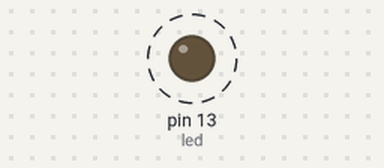
Bench run of a sketch on a simulated Arduino Uno, built with avr-gcc and run on an emulated ATmega328P. On the bench: output pins drawn as LEDs (lit = HIGH). Dashed ring = blinking.

Above: at 0.16 s.
Timing chart, 0 to 3.0 s (numbered marks = the images above):
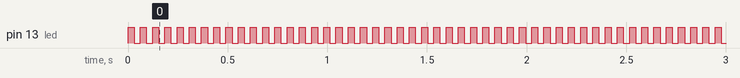

The sketch:

analogWrite.ino
```cpp
int led = 13;
int brightness = 0;
int fade = 5;

void setup() {
  // put your setup code here, to run once:
  pinMode(led,OUTPUT);
}

void loop() {
  // put your main code here, to run repeatedly:
  analogWrite(led,brightness);
  brightness+=fade;

  if(brightness ==0 || brightness == 255){
    fade=-fade;
    delay(30);
  }
}
```

Measured:
- by itself, pin 13 (led): alternates HIGH for 0.03 s and LOW for 0.03 s
